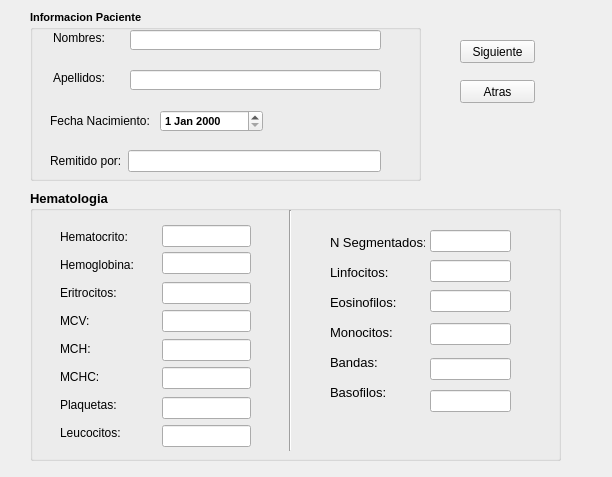
<?xml version="1.0" encoding="UTF-8"?>
<ui version="4.0">
 <class>hemograma</class>
 <widget class="QWidget" name="hemograma">
  <property name="geometry">
   <rect>
    <x>0</x>
    <y>0</y>
    <width>612</width>
    <height>477</height>
   </rect>
  </property>
  <property name="windowTitle">
   <string>Hemograma</string>
  </property>
  <widget class="QGroupBox" name="groupBox">
   <property name="geometry">
    <rect>
     <x>30</x>
     <y>190</y>
     <width>531</width>
     <height>271</height>
    </rect>
   </property>
   <property name="font">
    <font>
     <pointsize>10</pointsize>
     <weight>75</weight>
     <bold>true</bold>
    </font>
   </property>
   <property name="title">
    <string>Hematologia</string>
   </property>
   <widget class="QLabel" name="label_3">
    <property name="geometry">
     <rect>
      <x>30</x>
      <y>40</y>
      <width>74</width>
      <height>210</height>
     </rect>
    </property>
    <property name="text">
     <string>&lt;!DOCTYPE HTML PUBLIC &quot;-//W3C//DTD HTML 4.0//EN&quot; &quot;http://www.w3.org/TR/REC-html40/strict.dtd&quot;&gt;
&lt;html&gt;&lt;head&gt;&lt;meta name=&quot;qrichtext&quot; content=&quot;1&quot; /&gt;&lt;style type=&quot;text/css&quot;&gt;
p, li { white-space: pre-wrap; }
&lt;/style&gt;&lt;/head&gt;&lt;body style=&quot; font-family:'MS Shell Dlg 2'; font-size:10pt; font-weight:600; font-style:normal;&quot;&gt;
&lt;p style=&quot; margin-top:0px; margin-bottom:0px; margin-left:0px; margin-right:0px; -qt-block-indent:0; text-indent:0px;&quot;&gt;&lt;span style=&quot; font-size:9pt; font-weight:400;&quot;&gt;Hematocrito:&lt;/span&gt;&lt;/p&gt;
&lt;p style=&quot;-qt-paragraph-type:empty; margin-top:0px; margin-bottom:0px; margin-left:0px; margin-right:0px; -qt-block-indent:0; text-indent:0px; font-size:9pt; font-weight:400;&quot;&gt;&lt;/p&gt;
&lt;p style=&quot; margin-top:0px; margin-bottom:0px; margin-left:0px; margin-right:0px; -qt-block-indent:0; text-indent:0px;&quot;&gt;&lt;span style=&quot; font-size:9pt; font-weight:400;&quot;&gt;Hemoglobina:&lt;/span&gt;&lt;/p&gt;
&lt;p style=&quot;-qt-paragraph-type:empty; margin-top:0px; margin-bottom:0px; margin-left:0px; margin-right:0px; -qt-block-indent:0; text-indent:0px; font-size:9pt; font-weight:400;&quot;&gt;&lt;/p&gt;
&lt;p style=&quot; margin-top:0px; margin-bottom:0px; margin-left:0px; margin-right:0px; -qt-block-indent:0; text-indent:0px;&quot;&gt;&lt;span style=&quot; font-size:9pt; font-weight:400;&quot;&gt;Eritrocitos:&lt;/span&gt;&lt;/p&gt;
&lt;p style=&quot;-qt-paragraph-type:empty; margin-top:0px; margin-bottom:0px; margin-left:0px; margin-right:0px; -qt-block-indent:0; text-indent:0px; font-size:9pt; font-weight:400;&quot;&gt;&lt;/p&gt;
&lt;p style=&quot; margin-top:0px; margin-bottom:0px; margin-left:0px; margin-right:0px; -qt-block-indent:0; text-indent:0px;&quot;&gt;&lt;span style=&quot; font-size:9pt; font-weight:400;&quot;&gt;MCV:&lt;/span&gt;&lt;/p&gt;
&lt;p style=&quot;-qt-paragraph-type:empty; margin-top:0px; margin-bottom:0px; margin-left:0px; margin-right:0px; -qt-block-indent:0; text-indent:0px; font-size:9pt; font-weight:400;&quot;&gt;&lt;/p&gt;
&lt;p style=&quot; margin-top:0px; margin-bottom:0px; margin-left:0px; margin-right:0px; -qt-block-indent:0; text-indent:0px;&quot;&gt;&lt;span style=&quot; font-size:9pt; font-weight:400;&quot;&gt;MCH:&lt;/span&gt;&lt;/p&gt;
&lt;p style=&quot;-qt-paragraph-type:empty; margin-top:0px; margin-bottom:0px; margin-left:0px; margin-right:0px; -qt-block-indent:0; text-indent:0px; font-size:9pt; font-weight:400;&quot;&gt;&lt;/p&gt;
&lt;p style=&quot; margin-top:0px; margin-bottom:0px; margin-left:0px; margin-right:0px; -qt-block-indent:0; text-indent:0px;&quot;&gt;&lt;span style=&quot; font-size:9pt; font-weight:400;&quot;&gt;MCHC:&lt;/span&gt;&lt;/p&gt;
&lt;p style=&quot;-qt-paragraph-type:empty; margin-top:0px; margin-bottom:0px; margin-left:0px; margin-right:0px; -qt-block-indent:0; text-indent:0px; font-size:9pt; font-weight:400;&quot;&gt;&lt;/p&gt;
&lt;p style=&quot; margin-top:0px; margin-bottom:0px; margin-left:0px; margin-right:0px; -qt-block-indent:0; text-indent:0px;&quot;&gt;&lt;span style=&quot; font-size:9pt; font-weight:400;&quot;&gt;Plaquetas:&lt;/span&gt;&lt;/p&gt;
&lt;p style=&quot;-qt-paragraph-type:empty; margin-top:0px; margin-bottom:0px; margin-left:0px; margin-right:0px; -qt-block-indent:0; text-indent:0px; font-size:9pt; font-weight:400;&quot;&gt;&lt;/p&gt;
&lt;p style=&quot; margin-top:0px; margin-bottom:0px; margin-left:0px; margin-right:0px; -qt-block-indent:0; text-indent:0px;&quot;&gt;&lt;span style=&quot; font-size:9pt; font-weight:400;&quot;&gt;Leucocitos:&lt;/span&gt;&lt;/p&gt;&lt;/body&gt;&lt;/html&gt;</string>
    </property>
   </widget>
   <widget class="QLineEdit" name="line_hematocrito">
    <property name="geometry">
     <rect>
      <x>132</x>
      <y>35</y>
      <width>89</width>
      <height>22</height>
     </rect>
    </property>
   </widget>
   <widget class="QLineEdit" name="line_hemoglobina">
    <property name="geometry">
     <rect>
      <x>132</x>
      <y>62</y>
      <width>89</width>
      <height>22</height>
     </rect>
    </property>
   </widget>
   <widget class="QLineEdit" name="line_eritrocitos">
    <property name="geometry">
     <rect>
      <x>132</x>
      <y>92</y>
      <width>89</width>
      <height>22</height>
     </rect>
    </property>
   </widget>
   <widget class="QLineEdit" name="line_mcv">
    <property name="geometry">
     <rect>
      <x>132</x>
      <y>120</y>
      <width>89</width>
      <height>22</height>
     </rect>
    </property>
   </widget>
   <widget class="QLineEdit" name="line_mch">
    <property name="geometry">
     <rect>
      <x>132</x>
      <y>149</y>
      <width>89</width>
      <height>22</height>
     </rect>
    </property>
   </widget>
   <widget class="QLineEdit" name="line_mchc">
    <property name="geometry">
     <rect>
      <x>132</x>
      <y>177</y>
      <width>89</width>
      <height>22</height>
     </rect>
    </property>
   </widget>
   <widget class="QLineEdit" name="line_plaquetas">
    <property name="geometry">
     <rect>
      <x>132</x>
      <y>207</y>
      <width>89</width>
      <height>22</height>
     </rect>
    </property>
   </widget>
   <widget class="QLineEdit" name="line_leucocitos">
    <property name="geometry">
     <rect>
      <x>132</x>
      <y>235</y>
      <width>89</width>
      <height>22</height>
     </rect>
    </property>
   </widget>
   <widget class="QLabel" name="label_4">
    <property name="geometry">
     <rect>
      <x>300</x>
      <y>40</y>
      <width>95</width>
      <height>176</height>
     </rect>
    </property>
    <property name="text">
     <string>&lt;!DOCTYPE HTML PUBLIC &quot;-//W3C//DTD HTML 4.0//EN&quot; &quot;http://www.w3.org/TR/REC-html40/strict.dtd&quot;&gt;
&lt;html&gt;&lt;head&gt;&lt;meta name=&quot;qrichtext&quot; content=&quot;1&quot; /&gt;&lt;style type=&quot;text/css&quot;&gt;
p, li { white-space: pre-wrap; }
&lt;/style&gt;&lt;/head&gt;&lt;body style=&quot; font-family:'MS Shell Dlg 2'; font-size:10pt; font-weight:600; font-style:normal;&quot;&gt;
&lt;p style=&quot; margin-top:0px; margin-bottom:0px; margin-left:0px; margin-right:0px; -qt-block-indent:0; text-indent:0px;&quot;&gt;&lt;span style=&quot; font-weight:400;&quot;&gt;N Segmentados:&lt;/span&gt;&lt;/p&gt;
&lt;p style=&quot;-qt-paragraph-type:empty; margin-top:0px; margin-bottom:0px; margin-left:0px; margin-right:0px; -qt-block-indent:0; text-indent:0px; font-weight:400;&quot;&gt;&lt;/p&gt;
&lt;p style=&quot; margin-top:0px; margin-bottom:0px; margin-left:0px; margin-right:0px; -qt-block-indent:0; text-indent:0px;&quot;&gt;&lt;span style=&quot; font-weight:400;&quot;&gt;Linfocitos:&lt;/span&gt;&lt;/p&gt;
&lt;p style=&quot;-qt-paragraph-type:empty; margin-top:0px; margin-bottom:0px; margin-left:0px; margin-right:0px; -qt-block-indent:0; text-indent:0px; font-weight:400;&quot;&gt;&lt;/p&gt;
&lt;p style=&quot; margin-top:0px; margin-bottom:0px; margin-left:0px; margin-right:0px; -qt-block-indent:0; text-indent:0px;&quot;&gt;&lt;span style=&quot; font-weight:400;&quot;&gt;Eosinofilos:&lt;/span&gt;&lt;/p&gt;
&lt;p style=&quot;-qt-paragraph-type:empty; margin-top:0px; margin-bottom:0px; margin-left:0px; margin-right:0px; -qt-block-indent:0; text-indent:0px; font-weight:400;&quot;&gt;&lt;/p&gt;
&lt;p style=&quot; margin-top:0px; margin-bottom:0px; margin-left:0px; margin-right:0px; -qt-block-indent:0; text-indent:0px;&quot;&gt;&lt;span style=&quot; font-weight:400;&quot;&gt;Monocitos:&lt;/span&gt;&lt;/p&gt;
&lt;p style=&quot;-qt-paragraph-type:empty; margin-top:0px; margin-bottom:0px; margin-left:0px; margin-right:0px; -qt-block-indent:0; text-indent:0px; font-weight:400;&quot;&gt;&lt;/p&gt;
&lt;p style=&quot; margin-top:0px; margin-bottom:0px; margin-left:0px; margin-right:0px; -qt-block-indent:0; text-indent:0px;&quot;&gt;&lt;span style=&quot; font-weight:400;&quot;&gt;Bandas:&lt;/span&gt;&lt;/p&gt;
&lt;p style=&quot;-qt-paragraph-type:empty; margin-top:0px; margin-bottom:0px; margin-left:0px; margin-right:0px; -qt-block-indent:0; text-indent:0px; font-weight:400;&quot;&gt;&lt;/p&gt;
&lt;p style=&quot; margin-top:0px; margin-bottom:0px; margin-left:0px; margin-right:0px; -qt-block-indent:0; text-indent:0px;&quot;&gt;&lt;span style=&quot; font-weight:400;&quot;&gt;Basofilos:&lt;/span&gt;&lt;/p&gt;&lt;/body&gt;&lt;/html&gt;</string>
    </property>
   </widget>
   <widget class="Line" name="line">
    <property name="geometry">
     <rect>
      <x>250</x>
      <y>20</y>
      <width>20</width>
      <height>241</height>
     </rect>
    </property>
    <property name="orientation">
     <enum>Qt::Vertical</enum>
    </property>
   </widget>
   <widget class="QLineEdit" name="line_segmentados">
    <property name="geometry">
     <rect>
      <x>400</x>
      <y>40</y>
      <width>81</width>
      <height>22</height>
     </rect>
    </property>
   </widget>
   <widget class="QLineEdit" name="line_linfocitos">
    <property name="geometry">
     <rect>
      <x>400</x>
      <y>70</y>
      <width>81</width>
      <height>22</height>
     </rect>
    </property>
   </widget>
   <widget class="QLineEdit" name="line_eosinofilos">
    <property name="geometry">
     <rect>
      <x>400</x>
      <y>100</y>
      <width>81</width>
      <height>22</height>
     </rect>
    </property>
   </widget>
   <widget class="QLineEdit" name="line_monocitos">
    <property name="geometry">
     <rect>
      <x>400</x>
      <y>133</y>
      <width>81</width>
      <height>22</height>
     </rect>
    </property>
   </widget>
   <widget class="QLineEdit" name="line_bandas">
    <property name="geometry">
     <rect>
      <x>400</x>
      <y>168</y>
      <width>81</width>
      <height>22</height>
     </rect>
    </property>
   </widget>
   <widget class="QLineEdit" name="line_basofilos">
    <property name="geometry">
     <rect>
      <x>400</x>
      <y>200</y>
      <width>81</width>
      <height>22</height>
     </rect>
    </property>
   </widget>
  </widget>
  <widget class="QPushButton" name="pushButton">
   <property name="geometry">
    <rect>
     <x>460</x>
     <y>40</y>
     <width>75</width>
     <height>23</height>
    </rect>
   </property>
   <property name="text">
    <string>Siguiente</string>
   </property>
  </widget>
  <widget class="QPushButton" name="pushButton_2">
   <property name="geometry">
    <rect>
     <x>460</x>
     <y>80</y>
     <width>75</width>
     <height>23</height>
    </rect>
   </property>
   <property name="text">
    <string>Atras</string>
   </property>
  </widget>
  <widget class="QGroupBox" name="groupBox_2">
   <property name="geometry">
    <rect>
     <x>30</x>
     <y>10</y>
     <width>391</width>
     <height>171</height>
    </rect>
   </property>
   <property name="font">
    <font>
     <pointsize>8</pointsize>
     <weight>75</weight>
     <bold>true</bold>
    </font>
   </property>
   <property name="title">
    <string>Informacion Paciente</string>
   </property>
   <widget class="QLabel" name="label_2">
    <property name="geometry">
     <rect>
      <x>23</x>
      <y>60</y>
      <width>59</width>
      <height>16</height>
     </rect>
    </property>
    <property name="font">
     <font>
      <pointsize>9</pointsize>
      <weight>50</weight>
      <bold>false</bold>
     </font>
    </property>
    <property name="text">
     <string>Apellidos:</string>
    </property>
   </widget>
   <widget class="QLineEdit" name="line_apellidos">
    <property name="geometry">
     <rect>
      <x>100</x>
      <y>60</y>
      <width>251</width>
      <height>20</height>
     </rect>
    </property>
   </widget>
   <widget class="QLabel" name="label">
    <property name="geometry">
     <rect>
      <x>23</x>
      <y>20</y>
      <width>57</width>
      <height>16</height>
     </rect>
    </property>
    <property name="font">
     <font>
      <pointsize>9</pointsize>
      <weight>50</weight>
      <bold>false</bold>
     </font>
    </property>
    <property name="text">
     <string>Nombres:</string>
    </property>
   </widget>
   <widget class="QLineEdit" name="line_nombres">
    <property name="geometry">
     <rect>
      <x>100</x>
      <y>20</y>
      <width>251</width>
      <height>20</height>
     </rect>
    </property>
   </widget>
   <widget class="QWidget" name="layoutWidget">
    <property name="geometry">
     <rect>
      <x>20</x>
      <y>100</y>
      <width>213</width>
      <height>22</height>
     </rect>
    </property>
    <layout class="QHBoxLayout" name="horizontalLayout">
     <item>
      <widget class="QLabel" name="label_5">
       <property name="font">
        <font>
         <pointsize>9</pointsize>
         <weight>50</weight>
         <bold>false</bold>
        </font>
       </property>
       <property name="text">
        <string>Fecha Nacimiento:</string>
       </property>
      </widget>
     </item>
     <item>
      <widget class="QDateEdit" name="dateEdit"/>
     </item>
    </layout>
   </widget>
   <widget class="QWidget" name="layoutWidget">
    <property name="geometry">
     <rect>
      <x>20</x>
      <y>140</y>
      <width>331</width>
      <height>22</height>
     </rect>
    </property>
    <layout class="QHBoxLayout" name="horizontalLayout_2">
     <item>
      <widget class="QLabel" name="label_6">
       <property name="font">
        <font>
         <pointsize>9</pointsize>
         <weight>50</weight>
         <bold>false</bold>
        </font>
       </property>
       <property name="text">
        <string>Remitido por:</string>
       </property>
      </widget>
     </item>
     <item>
      <widget class="QLineEdit" name="line_doctor"/>
     </item>
    </layout>
   </widget>
   <zorder>layoutWidget</zorder>
   <zorder>layoutWidget</zorder>
   <zorder>label_2</zorder>
   <zorder>line_apellidos</zorder>
   <zorder>label</zorder>
   <zorder>line_nombres</zorder>
  </widget>
 </widget>
 <resources/>
 <connections/>
</ui>
